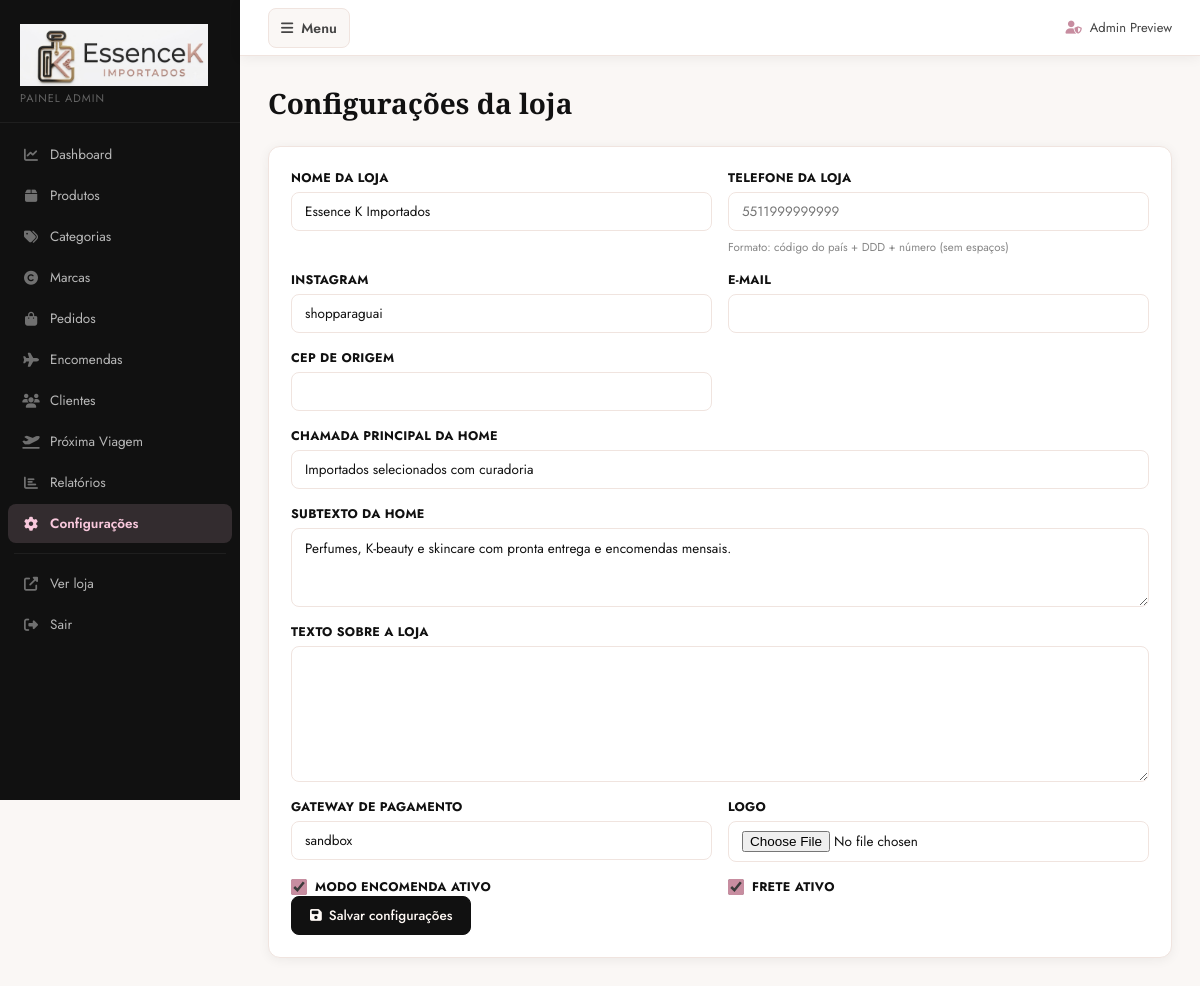
/painel/configuracoes/ (signed in), run on the app's committed database.
### accounts/models.py (models this page shows, shortened)
class User(AbstractUser):
    email = models.EmailField('E-mail', unique=True)
    full_name = models.CharField('Nome completo', max_length=200)
    cpf = models.CharField('CPF', max_length=11, unique=True, null=True, blank=True)
    cpf_encrypted = EncryptedCharField('CPF criptografado', max_length=200, blank=True, default='')
    whatsapp = models.CharField('Telefone', max_length=11, unique=True, null=True, blank=True)
    whatsapp_encrypted = EncryptedCharField('Telefone criptografado', max_length=200, blank=True, default='')
    cep = models.CharField('CEP', max_length=9, blank=True)
    address = models.CharField('Endereço', max_length=255, blank=True)
    address_number = models.CharField('Número', max_length=20, blank=True)
    address_complement = models.CharField('Complemento', max_length=100, blank=True)
    neighborhood = models.CharField('Bairro', max_length=100, blank=True)
    city = models.CharField('Cidade', max_length=100, blank=True)
    state = models.CharField('Estado', max_length=2, blank=True)
    class Meta:
        verbose_name = 'Usuário'
        verbose_name_plural = 'Usuários'
        constraints = [
            models.UniqueConstraint(Lower('email'), name='accounts_user_email_ci_unique'),
        ]
    REQUIRED_FIELDS = ['email', 'full_name']

### core/models.py (models this page shows, shortened)
class StoreSettings(models.Model):
    store_name = models.CharField('Nome da loja', max_length=100, default='Essence K Importados')
    logo = models.ImageField('Logo', upload_to='store/', blank=True, null=True)
    whatsapp = models.CharField('Telefone da loja', max_length=20, default='')
    instagram = models.CharField('Instagram', max_length=100, blank=True)
    email = models.EmailField('E-mail', blank=True)
    cep_origem = models.CharField('CEP de origem', max_length=9, blank=True)
    home_headline = models.CharField('Chamada principal da home', max_length=200,
                                     default='Produtos importados selecionados')
    home_subheadline = models.TextField('Subtexto da home', blank=True,
                                        default='Com pronta entrega e encomendas mensais.')
    about_text = models.TextField('Texto sobre a loja', blank=True)
    order_mode_active = models.BooleanField('Modo encomenda ativo', default=True)
    shipping_active = models.BooleanField('Frete ativo', default=True)
    payment_gateway = models.CharField('Gateway de pagamento', max_length=50,
                                       default='sandbox')
    updated_at = models.DateTimeField(auto_now=True)
    class Meta:
        verbose_name = 'Configurações da loja'
        verbose_name_plural = 'Configurações da loja'
    @property
    def display_logo_url(self):
        return image_url_if_exists(self.logo)
    @classmethod
    def get_settings(cls):
        obj, _ = cls.objects.get_or_create(pk=1)
        return obj

### dashboard/views.py (the view)
# urls.py: path('configuracoes/', views.store_settings, name='settings'),
@staff_member_required(login_url='/conta/entrar/')
def store_settings(request):
    store = StoreSettings.get_settings()
    if request.method == 'POST':
        form = StoreSettingsForm(request.POST, request.FILES, instance=store)
        if form.is_valid():
            form.save()
            messages.success(request, 'Configurações salvas!')
            return redirect('dashboard:settings')
    else:
        form = StoreSettingsForm(instance=store)
    return render(request, 'dashboard/settings.html', {'form': form, 'store': store})

### core/forms.py (shortened to what this page needs)
class StoreSettingsForm(forms.ModelForm):
    class Meta:
        model = StoreSettings
        fields = ['store_name', 'logo', 'whatsapp', 'instagram', 'email',
                  'cep_origem', 'home_headline', 'home_subheadline', 'about_text',
                  'order_mode_active', 'shipping_active', 'payment_gateway']
        widgets = {
            'home_subheadline': forms.Textarea(attrs={'rows': 3}),
            'about_text': forms.Textarea(attrs={'rows': 6}),
        }
    def __init__(self, *args, **kwargs):
        super().__init__(*args, **kwargs)
        self.fields['whatsapp'].label = 'Telefone da loja'

### cart/context_processors.py (called while the page is built)
def cart_count(request):
    try:
        cart = get_cart(request)
        count = cart.total_items if cart else 0
    except (AttributeError, ValueError, KeyError):
        count = 0
    return {'cart_count': count}

### cart/models.py (called while the page is built)
    @property
    def total_items(self):
        return sum(item.quantity for item in self.items.all())

### core/context_processors.py (called while the page is built)
def store_settings(request):
    try:
        settings = StoreSettings.get_settings()
    except Exception:
        settings = None
    return {'store_settings': settings}

def exchange_rate(request):
    try:
        rate = get_active_exchange_rate()
    except Exception:
        rate = None
    return {
        'current_exchange_rate': rate,
        'current_exchange_rate_updated_label': rate_updated_label(rate),
    }

### core/encryption.py (called while the page is built)
    def from_db_value(self, value, expression, connection):
        if not value:
            return ''
        try:
            return decrypt_value(value)
        except Exception:
            return value

### core/services.py (called while the page is built)
def get_active_exchange_rate():
    return ExchangeRate.objects.filter(
        currency_from='USD',
        currency_to='BRL',
        is_active=True,
    ).order_by('-updated_at').first()

def rate_updated_label(rate_obj):
    if not rate_obj:
        return ''
    local_time = timezone.localtime(rate_obj.updated_at)
    return local_time.strftime('%d/%m/%Y às %H:%M')

### core/utils.py (called while the page is built)
def image_url_if_exists(image_field):
    try:
        if image_field and image_field.name and image_field.storage.exists(image_field.name):
            return image_field.url
    except (OSError, ValueError):
        return ''
    return ''

### templates/dashboard/settings.html (shortened to what this page needs)
{% extends 'dashboard/base_dashboard.html' %}
{% load widget_tweaks %}
{% block content %}
<div class="dash-page-header"><h1>Configurações da loja</h1></div>
<div class="dash-card">
  <form method="post" enctype="multipart/form-data" class="dash-form">
    <div class="form-row">
      <div class="form-group"><label>{{ form.store_name.label }}</label>{% render_field form.store_name class="dash-input" %}</div>
      <div class="form-group"><label>{{ form.whatsapp.label }}</label>{% render_field form.whatsapp class="dash-input" placeholder="5511999999999" %}<small class="field-note">Formato: código do país + DDD + número (sem espaços)</small></div>
      <div class="form-group"><label>{{ form.instagram.label }}</label>{% render_field form.instagram class="dash-input" placeholder="shopparaguai" %}</div>
      <div class="form-group"><label>{{ form.email.label }}</label>{% render_field form.email class="dash-input" %}</div>
      <div class="form-group"><label>{{ form.cep_origem.label }}</label>{% render_field form.cep_origem class="dash-input" %}</div>
      <div class="form-group full"><label>{{ form.home_headline.label }}</label>{% render_field form.home_headline class="dash-input" %}</div>
      <div class="form-group full"><label>{{ form.home_subheadline.label }}</label>{% render_field form.home_subheadline class="dash-textarea" %}</div>
      <div class="form-group full"><label>{{ form.about_text.label }}</label>{% render_field form.about_text class="dash-textarea" %}</div>
      <div class="form-group"><label>{{ form.payment_gateway.label }}</label>{% render_field form.payment_gateway class="dash-input" %}</div>
      <div class="form-group">
        <label>{{ form.logo.label }}</label>
        {% render_field form.logo class="dash-input" %}
      </div>
      <div class="form-group">
        <label class="toggle-label">{% render_field form.order_mode_active %} {{ form.order_mode_active.label }}</label>
      </div>
      <div class="form-group">
        <label class="toggle-label">{% render_field form.shipping_active %} {{ form.shipping_active.label }}</label>
      </div>
    </div>
    <button type="submit" class="btn-dash btn-dash-primary"><i class="fas fa-save"></i> Salvar configurações</button>
  </form>
</div>
{% endblock %}

### templates/dashboard/base_dashboard.html (shortened to what this page needs)
<!DOCTYPE html>
<html lang="pt-BR">
<head>
  <link rel="stylesheet" href="https://cdnjs.cloudflare.com/ajax/libs/font-awesome/6.5.0/css/all.min.css">
  {% load static %}
  <link rel="stylesheet" href="{% static 'css/dashboard.css' %}">
</head>
<body class="dashboard-body">
<div class="dashboard-layout">
  <aside class="dash-sidebar" id="dashSidebar">
    <div class="dash-brand">
      <img src="{% static 'img/brand/essence-k-logo-official-horizontal.png' %}" alt="Essence K Importados" class="dash-brand-logo">
      <span class="dash-sub">Painel Admin</span>
    </div>
    <nav class="dash-nav">
      <a href="{% url 'dashboard:home' %}" class="dash-nav-item {% if request.resolver_match.url_name == 'home' %}active{% endif %}">
        <i class="fas fa-chart-line"></i> Dashboard
      </a>
      <a href="{% url 'dashboard:products' %}" class="dash-nav-item {% if 'product' in request.resolver_match.url_name %}active{% endif %}">
        <i class="fas fa-box"></i> Produtos
      </a>
      <a href="{% url 'dashboard:categories' %}" class="dash-nav-item {% if 'categor' in request.resolver_match.url_name %}active{% endif %}">
        <i class="fas fa-tags"></i> Categorias
      </a>
      <a href="{% url 'dashboard:brands' %}" class="dash-nav-item {% if 'brand' in request.resolver_match.url_name %}active{% endif %}">
        <i class="fas fa-copyright"></i> Marcas
      </a>
      <a href="{% url 'dashboard:orders' %}" class="dash-nav-item {% if 'order' in request.resolver_match.url_name %}active{% endif %}">
        <i class="fas fa-shopping-bag"></i> Pedidos
      </a>
      <a href="{% url 'dashboard:pre_orders' %}" class="dash-nav-item {% if 'pre_order' in request.resolver_match.url_name %}active{% endif %}">
        <i class="fas fa-plane"></i> Encomendas
      </a>
      <a href="{% url 'dashboard:customers' %}" class="dash-nav-item {% if 'customer' in request.resolver_match.url_name %}active{% endif %}">
        <i class="fas fa-users"></i> Clientes
      </a>
      <a href="{% url 'dashboard:next_trip' %}" class="dash-nav-item {% if 'next_trip' in request.resolver_match.url_name %}active{% endif %}">
        <i class="fas fa-plane-departure"></i> Próxima Viagem
      </a>
      <a href="{% url 'dashboard:reports' %}" class="dash-nav-item {% if 'report' in request.resolver_match.url_name %}active{% endif %}">
        <i class="fas fa-chart-bar"></i> Relatórios
      </a>
      <a href="{% url 'dashboard:settings' %}" class="dash-nav-item {% if 'setting' in request.resolver_match.url_name %}active{% endif %}">
        <i class="fas fa-cog"></i> Configurações
      </a>
      <div class="dash-divider"></div>
      <a href="{% url 'home' %}" class="dash-nav-item" target="_blank" rel="noopener">
        <i class="fas fa-external-link-alt"></i> Ver loja
      </a>
      <a href="{% url 'logout' %}" class="dash-nav-item">
        <i class="fas fa-sign-out-alt"></i> Sair
      </a>
    </nav>
  </aside>
  <div class="dash-main">
    <header class="dash-header">
      <button class="sidebar-toggle" id="sidebarToggle" aria-controls="dashSidebar" aria-expanded="false">
        <i class="fas fa-bars"></i>
        <span>Menu</span>
      </button>
      <div class="dash-header-right">
        <span class="dash-user"><i class="fas fa-user-shield"></i> {{ request.user.full_name|default:request.user.username }}</span>
      </div>
    </header>
    <div class="dash-content">
      {% block content %}{% endblock %}
    </div>
  </div>
</div>
{% load static %}
</body>
</html>

### data on the page
User: user.full_name "Admin Preview"
StoreSettings: store_name "Essence K Importados", instagram "shopparaguai", home_headline "Importados selecionados com curadoria", home_subheadline "Perfumes, K-beauty e skincare com pronta entrega e encomendas mensais.", payment_gateway "sandbox", order_mode_active "☑", shipping_active "☑"
